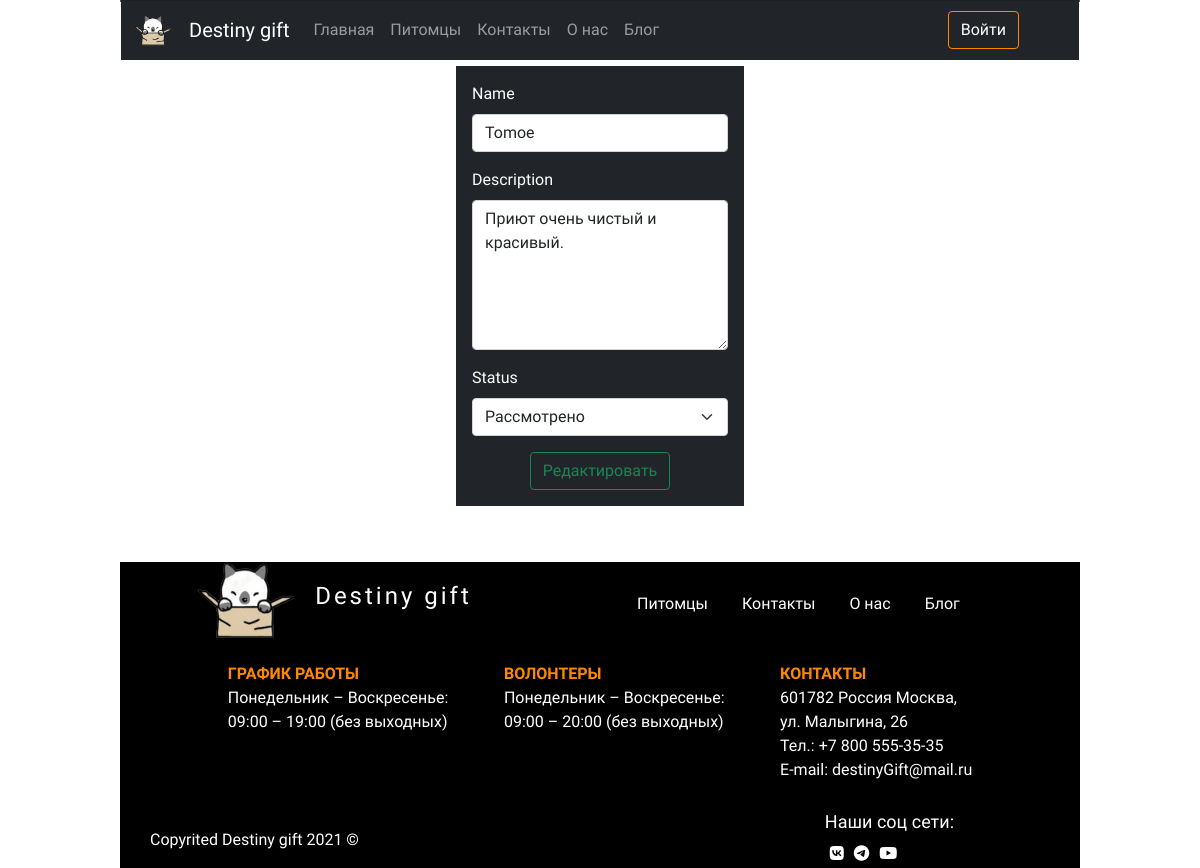
The app's page /php/redactReviews.php?id=1 with its own data.
### tables this page shows
CREATE TABLE `reviews` (
  `id` int(11) NOT NULL,
  `name` varchar(255) NOT NULL,
  `description` varchar(255) NOT NULL,
  `status` int(11) NOT NULL
);

### php/redactReviews.php (the view, shortened to what this page needs)
<!DOCTYPE html>
<html lang="en">
<head>
    <link rel="stylesheet" href="../style/style.css">
    <link href="https://cdn.jsdelivr.net/npm/bootstrap@5.1.3/dist/css/bootstrap.min.css" rel="stylesheet">
</head>
<body class="m-auto">
    <?php
    require_once('../element/header.php')
    ?>
    <main>
        <?php
        require("../bd/bd.php");
        $id = $_GET['id'];
        $appeals = $mysql->query("SELECT * FROM `reviews` WHERE `id` = '$id'");
        $appeal = mysqli_fetch_array($appeals);
        ?>
        <?php
        $status = $appeal[3];
        if ($status == 1) {
            $status = 'В обработке';
        } else if ($status == 2) {
            $status = 'Новое';
        } else if ($status == 3) {
            $status = 'Рассмотрено';
        };
        ?>
        <div class="contayner contayner-fluid mx-auto mt-5" style="width:30%">
            <form class="p-3 mb-2 bg-dark text-white" method="post" action="modifiedDataReviews.php?id=<?=$id?>">
                <div class="mb-3">
                    <label class="form-label">Name</label>
                    <input type="text" name="title" class="form-control" value="<?= $appeal[1] ?>">
                </div>
                <div class="mb-3">
                    <label class="form-label">Description</label>
                    <textarea class="form-control" name="description" style="height: 150px"><?= $appeal[2] ?></textarea>
                </div>
                <div class="mb-3">
                    <label class="form-label">Status</label>
                    <select class="form-select" aria-label="Default select example" name="status">
                        <option selected><?= $status ?></option>
                    </select>
                </div>
                <button type="submit" class="btn btn-outline-success d-block mx-auto">Редактировать</button>
            </form>
        </div>
    </main>
    <?php
    require_once('../element/footer.php');
    ?>
</body>
</html>

### style/style.css (style rules this page uses)
* { font-family: 'Balsamiq Sans', sans-serif; }
body { max-width:80%; }
Html, body { height: 100%; }
Body { display: flex; flex-direction: column; }
Main { flex: 1 0 auto; }

### records on screen
reviews: title "Tomoe", description "Приют очень чистый и красивый.", status "Рассмотрено"
